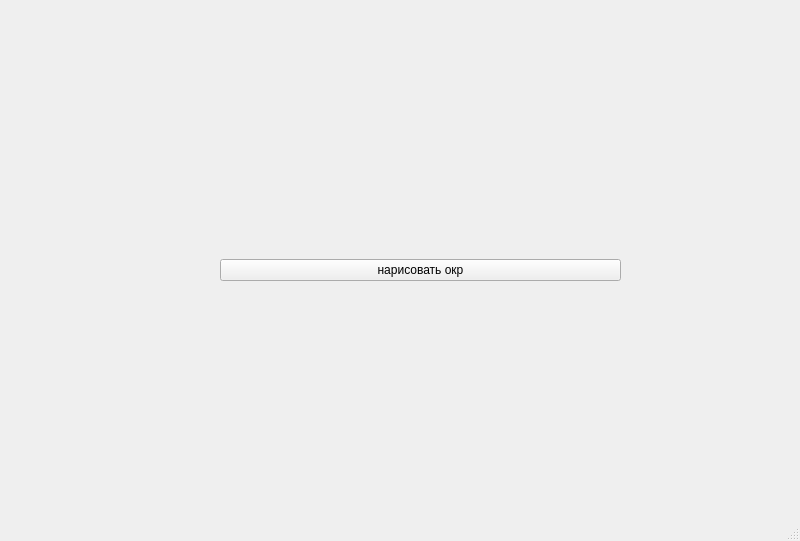
<?xml version="1.0" encoding="UTF-8"?>
<ui version="4.0">
 <class>MainWindow</class>
 <widget class="QMainWindow" name="MainWindow">
  <property name="geometry">
   <rect>
    <x>0</x>
    <y>0</y>
    <width>800</width>
    <height>541</height>
   </rect>
  </property>
  <property name="windowTitle">
   <string>MainWindow</string>
  </property>
  <widget class="QWidget" name="centralwidget">
   <widget class="QWidget" name="verticalLayoutWidget">
    <property name="geometry">
     <rect>
      <x>220</x>
      <y>130</y>
      <width>401</width>
      <height>281</height>
     </rect>
    </property>
    <layout class="QVBoxLayout" name="verticalLayout">
     <item>
      <widget class="QPushButton" name="pushButton">
       <property name="text">
        <string>нарисовать окр</string>
       </property>
      </widget>
     </item>
    </layout>
   </widget>
  </widget>
  <widget class="QMenuBar" name="menubar">
   <property name="geometry">
    <rect>
     <x>0</x>
     <y>0</y>
     <width>800</width>
     <height>18</height>
    </rect>
   </property>
  </widget>
  <widget class="QStatusBar" name="statusbar"/>
 </widget>
 <resources/>
 <connections/>
</ui>
